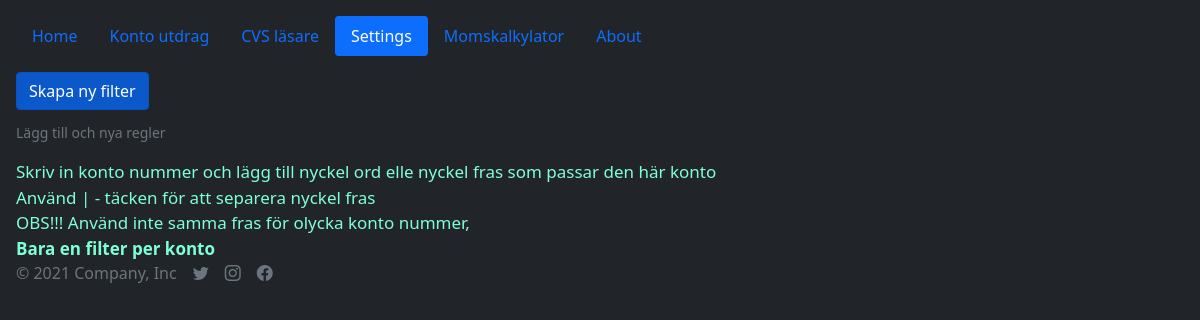
The app's page /settings, older data.
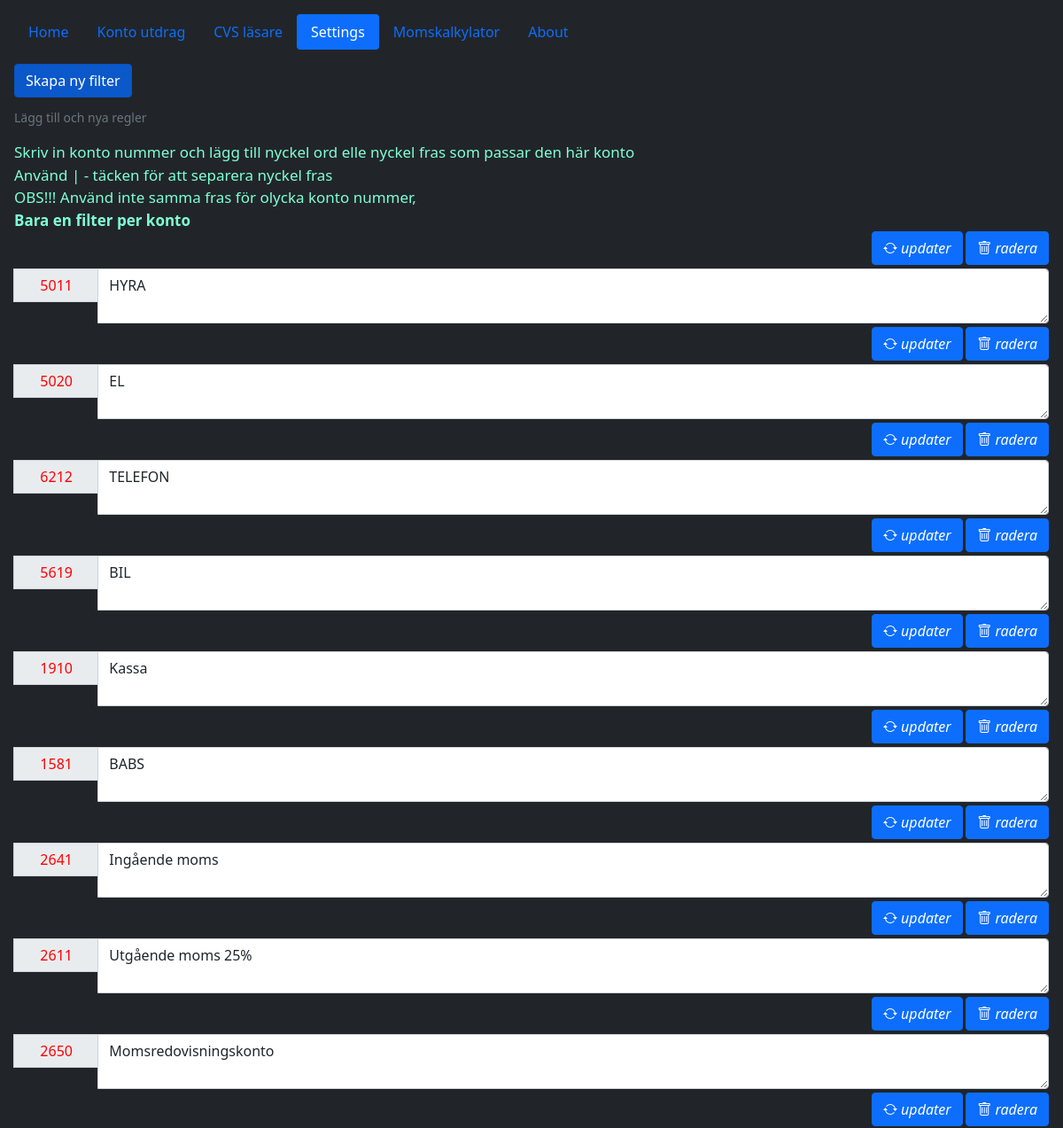
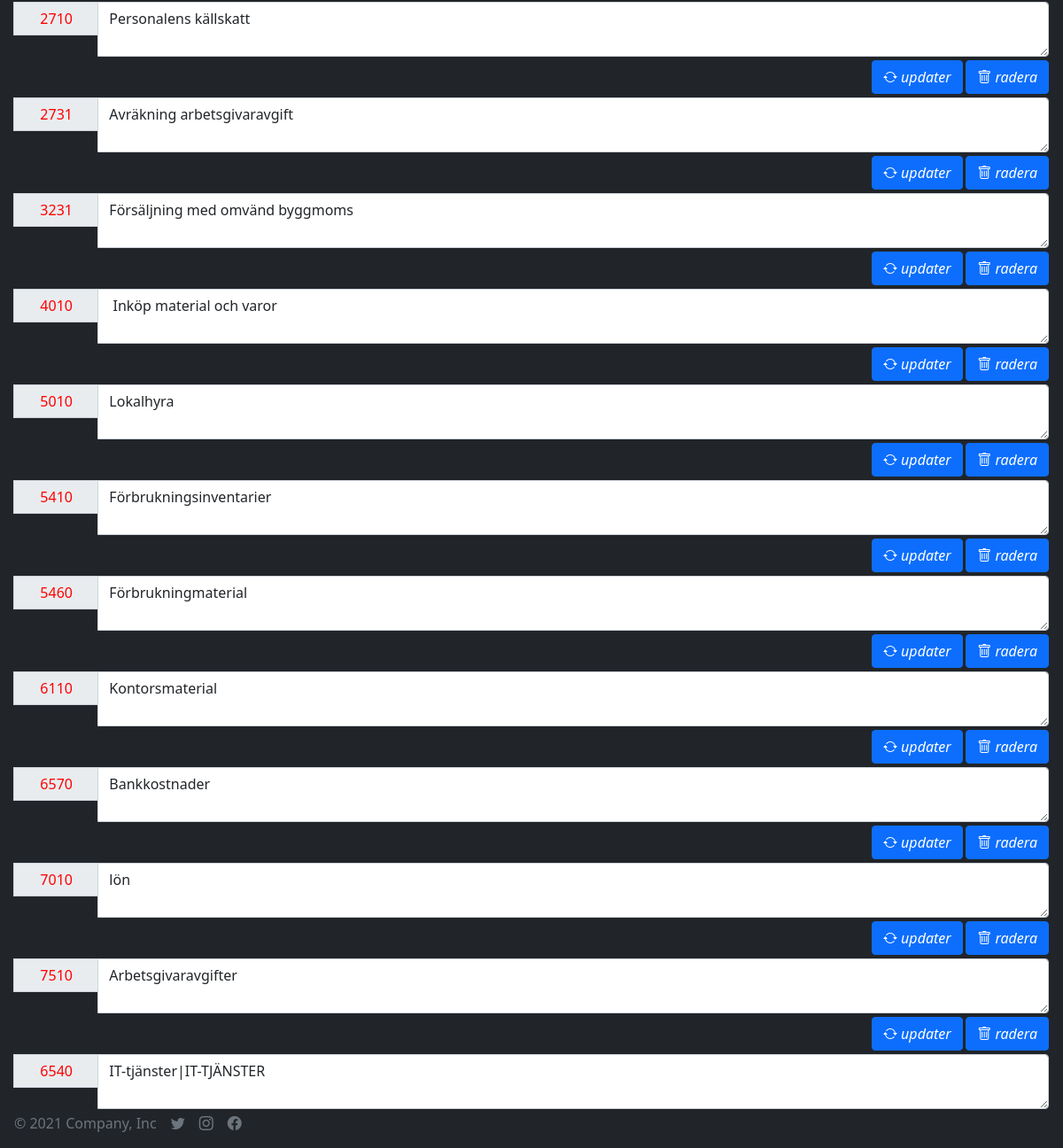
The same page, newer data (2 pictures, top to bottom).
### app/db/database_setup.py (models this page shows, shortened)
class Settings(Base):
    __tablename__ = 'settings'
    __tableargs__ = {'comment': 'Filter installningar'}
    quote_id = Column(Integer, nullable=False, unique=True, primary_key=True, autoincrement=True)
    konto = Column(Integer, default=datetime.utcnow(), comment='konto number', unique=True)
    filter = Column(Text, default=datetime.utcnow(), comment='name')

### app/app.py (the view)
@app.route('/settings', methods=['POST', 'GET'])
def show_settings():
    return settings.view_settings()

### app/templates/settings.html (shortened to what this page needs)
{% extends 'base.html' %}
{% block body %}
    <main class="mt-3">
        <div class="mb-3 justify-content-end">
            <a href="javascript:settings()" class="btn btn-primary active mb-2" aria-current="page">Skapa ny filter</a>
            <div id="label_for_huvudkonto" class="form-text">Lägg till och nya regler</div>
        </div>
        <div id="label_for_huvudkonto" class="form-text" style="color: aquamarine">
            <div id="label_for_huvudkonto" class="form-text" style="color: aquamarine; font-size: 17px">
                Skriv in konto nummer och lägg till nyckel ord elle nyckel fras som passar den här konto
                <br>Använd | - täcken för att separera nyckel fras
                <br>OBS!!! Använd inte samma fras för olycka konto nummer,
                <br><strong>Bara en filter per konto</strong>
            </div>
            {% if settings|length > 0 %}
                {% for setting in settings %}
                    <form method="post" id="settings" action="/settings/{{ setting.quote_id }}/edit/">
                        <div class="mb-1" style="text-align: right">
                            <button class="btn btn-primary" type="submit">
                                <i class="bi bi-arrow-repeat"> updater</i>
                            </button>
                            <a class="btn btn-primary" href="/settings/{{ setting.quote_id }}/delete/" role="button">
                                <i class="bi bi-trash"> radera </i>
                            </a>
                        </div>
                        <div class="input-group mb-1">
                            <input type="text"
                                   id="konto_n"
                                   class="input-group-text col-sm-1 justify-content-start"
                                   name="konto_n"
                                   style="height: 38px; color: red;"
                                   value={{ setting.konto }}>
                            <textarea id="filter_list" class="form-control col-lg justify-content-center"
                                      name="filter_list">{{ setting.filter }}
                        </textarea>
                        </div>
                    </form>
                {% endfor %}
            {% endif %}
        </div>
    </main>
{% endblock %}

### app/templates/base.html (shortened to what this page needs)
<!doctype html>
<html lang="en" class="h-100 align-items-center">
<head>
    <link rel="stylesheet" href="{{ url_for('static',filename='css/main.css') }}">
    <link rel="stylesheet" href="https://cdn.jsdelivr.net/npm/bootstrap@5.1.3/dist/css/bootstrap.min.css"
>
    <link rel="stylesheet" href="https://cdn.jsdelivr.net/npm/bootstrap-icons@1.7.2/font/bootstrap-icons.css">
    <link rel="stylesheet"
          href="https://cdn.jsdelivr.net/npm/@fortawesome/fontawesome-free@5.15.4/css/fontawesome.min.css"
>
    <link href="https://cdn.jsdelivr.net/npm/bootstrap-dark-5@1.1.3/dist/css/bootstrap-night.min.css" rel="stylesheet">
    <link rel="stylesheet" href="https://cdnjs.cloudflare.com/ajax/libs/font-awesome/4.7.0/css/font-awesome.min.css">
</head>
<body class="text-white bg-dark">
<div class="d-flex w-100  p-3 mx-auto flex-column">
    <header class="mb-auto">
        <ul class="nav nav-pills">
            <li class="nav-item"><a href="/"
                    {% if request.path == "/" %}
                                    class="active nav-link"
                    {% else %}
                                    class="nav-link"
                    {% endif %}
                                    aria-current="page">Home</a>
            </li>
            <li class="nav-item"><a href="/bank_statements"
                    {% if request.path == "/bank_statements" %}
                                    class="active nav-link"
                    {% else %}
                                    class="nav-link"
                    {% endif %}>Konto utdrag</a>
            </li>
            <li class="nav-item"><a href="/csv_reader"
                    {% if request.path == "/csv_reader" %}
                                    class="active nav-link"
                    {% else %}
                                    class="nav-link"
                    {% endif %}>CVS läsare</a></li>
            <li class="nav-item"><a href="/settings"
                    {% if request.path == "/settings" %}
                                    class="active nav-link"
                    {% else %}
                                    class="nav-link"
                    {% endif %}>Settings</a></li>
            <li class="nav-item"><a href="/vat"
                    {% if request.path == "/vat" %}
                                    class="active nav-link"
                    {% else %}
                                    class="nav-link"
                    {% endif %}>Momskalkylator</a></li>
            <li class="nav-item"><a href="/about"
                    {% if request.path == "/about" %}
                                    class="active nav-link"
                    {% else %}
                                    class="nav-link"
                    {% endif %}>About</a></li>
        </ul>
    </header>
    {% block body %}{% endblock %}
    <footer class="mt-auto text-white-50">
        <div class="d-flex align-items-center">
            <span class="text-muted">© 2021 Company, Inc</span>
            <ul class="nav mt-auto justify-content-end d-flex">
                <li class="ms-3">
                    <a class="text-muted" href="#">
                        <i class="bi bi-twitter"></i>
                    </a>
                </li>
                <li class="ms-3">
                    <a class="text-muted" href="#">
                        <i class="bi bi-instagram"></i>
                    </a>
                </li>
                <li class="ms-3">
                    <a class="text-muted" href="#">
                        <i class="bi bi-facebook"></i>
                    </a>
                </li>
            </ul>
        </div>
    </footer>
</div>
</body>
</html>

Row changes from the older to the newer data that the page shows:
added Settings: konto_n "5011", filter_list "HYRA"
added Settings: konto_n "5020", filter_list "EL"
added Settings: konto_n "6212", filter_list "TELEFON"
added Settings: konto_n "5619", filter_list "BIL"
added Settings: konto_n "1910", filter_list "Kassa"
added Settings: konto_n "1581", filter_list "BABS"
added Settings: konto_n "2641", filter_list "Ingående moms"
added Settings: konto_n "2611", filter_list "Utgående moms 25%"
added Settings: konto_n "2650", filter_list "Momsredovisningskonto"
added Settings: konto_n "2710", filter_list "Personalens källskatt"
added Settings: konto_n "2731", filter_list "Avräkning arbetsgivaravgift"
added Settings: konto_n "3231", filter_list "Försäljning med omvänd byggmoms"
added Settings: konto_n "4010", filter_list "Inköp material och varor"
added Settings: konto_n "5010", filter_list "Lokalhyra"
added Settings: konto_n "5410", filter_list "Förbrukningsinventarier"
added Settings: konto_n "5460", filter_list "Förbrukningmaterial"
added Settings: konto_n "6110", filter_list "Kontorsmaterial"
added Settings: konto_n "6570", filter_list "Bankkostnader"
added Settings: konto_n "7010", filter_list "lön"
added Settings: konto_n "7510", filter_list "Arbetsgivaravgifter"
added Settings: konto_n "6540", filter_list "IT-tjänster|IT-TJÄNSTER"
